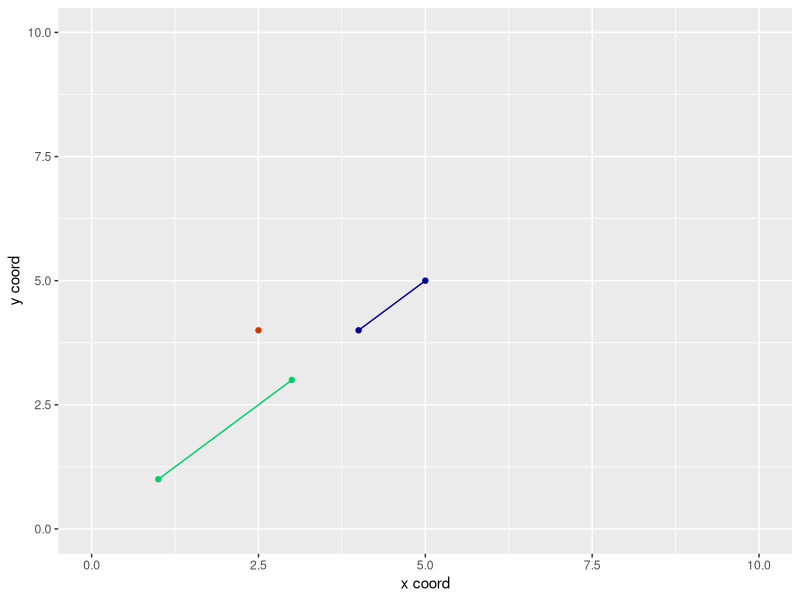

Generate this figure with R:
setwd("~/wrk/algo/point-in-polygon/")
rm(list = ls())
library(ggplot2)
library(purrr)

# 2d vector cross product function
cross = function(a, b) {
  ## positive = b turns left if placed from head of a
  ## zero     = b does not turn, its same angle as a
  ## negative = b turns right if placed from head of a
  a[[1]] * b[[2]] - a[[2]] * b[[1]]
}

# determine if a point is on left of a line
is_on_left = function(p,s1,s2) {
  if (cross(p-s1,p-s2) > 0) return(TRUE) 
  return(FALSE)
}
# determine if a point is on right of a line
is_on_right = function(p,s1,s2) {
  if (cross(p-s1,p-s2) < 0) return(TRUE) 
  return(FALSE)
}

two.segment.intersect = function(a, b,c,d) {
  ## line segment intersection test
  # The two segments are a-b and c-d
  # Case 1: two segments lie on same line and intersect infinitely many points
  # Case 2: segments have a common vertex that is the only intersection points
  # Case 3: there is one intersection point that is not a vertex of
  #         any line segment
  stopifnot(length(a) == length(b) && length(b)== length(c) 
            && length(c) == length(d) && length(a) == 2)
  case1 = FALSE
  case2 = FALSE
  case3 = FALSE
  EPSILON = 1e-9
  # Case 1 - both line segments fall on same line and overlap
  # do vec cross product
  # sort points by x and y
  # check if other segment's point occurs before second point
  # of first segment
  if (abs(cross(b-a, d-c)) < EPSILON) {
    # sort pts
    pts = rbind(a,b,c,d) 
    pts = data.frame(pts)
    colnames(pts) = c("x","y")
    pts = pts[order(pts$y, decreasing = TRUE), ]
    pts = pts[order(pts$x, decreasing = TRUE), ]
    # check if either first two points or last two points
    # equal the points of one of the line segments
    seg1 = rbind(a,b)
    check1 = sum(seg1 == pts[3:4,]) == 4 || sum(seg1 == pts[1:2,]) == 4
    # check if either first two points or last two points
    # equal the points of one of the line segments *in reversed order* 
    seg1 = rbind(b,a)
    check2 = sum(seg1 == pts[3:4,]) == 4 || sum(seg1 == pts[1:2,]) == 4
    if (check1 || check2 == TRUE) {
      print("case1 intersect not detected")
    } else {
      print("case1 intersect detected")
    }
  }
  # Case 2: line segments have a common vertex that is
  # the only intersection point
  
}

#######################################
# Setup the data
#######################################
xsegs1 = c(3, 1)
ysegs1 = c(3, 1)
df1 = cbind(xsegs1, ysegs1) %>% data.frame
xsegs2 = c(4, 5)
ysegs2 = c(4, 5)
df2 = cbind(xsegs2, ysegs2) %>% data.frame

xlonepoint = c(2.5)
ylonepoint = c(4)
df3 = c(xlonepoint,ylonepoint) %>% t %>% data.frame
colnames(df3) = c("xlonepoint","ylonepoint")
p = c(xlonepoint,ylonepoint)


#########################################
# which side of blue line is red 
# point on
#########################################
s1 = c(xsegs2[[1]],ysegs2[[1]])
s2 = c(xsegs2[[2]],ysegs2[[2]])
cat("Demo1: is_on_left(p,s1,s2)\nexpected = TRUE")
cat("result =", is_on_left(p,s1,s2), "\n")
cat("Demo2: is_on_right(p,s1,s2)\nexpected = FALSE")
cat("result =", is_on_right(p,s1,s2), "\n")

########################################
# intersection test
########################################
a = s1
b = s2
c = c(xsegs1[[1]],ysegs1[[1]])
d = c(xsegs1[[2]],ysegs1[[2]])
two.segment.intersect(a,b,c,d)
########################################
# Segment intersect polygon
########################################
xpoly = c(1, 1, 1, 1)
ypoly = c(1, 1, 1, 1)
#######################################
# Visualize result
#######################################
ptcol = c("1" = "springgreen3", "2" = "blue4", "3" = "orangered3")
ggplot() +
  xlim(c(0, 10)) +
  ylim(c(0, 10)) +
  layer(
    data = df1,
    mapping = aes(x = xsegs1, y = ysegs1, color = "1"),
    stat = "identity",
    position = "identity",
    geom = "path"
  ) + geom_point(aes(x = xsegs1, y = ysegs1, color = "1")) +
  geom_point(aes(x = xlonepoint, y = ylonepoint, color = "3")) +
  layer(
    data = df2,
    stat = "identity",
    position = "identity",
    geom = "path",
    mapping = aes(x = xsegs2, y = ysegs2, color = "2"),
  ) + geom_point(aes(x = xsegs2, y = ysegs2, color = "2")) +
  theme(legend.position = "none") +
  xlab("x coord") + ylab("y coord") +
  scale_color_manual(values = ptcol) 
